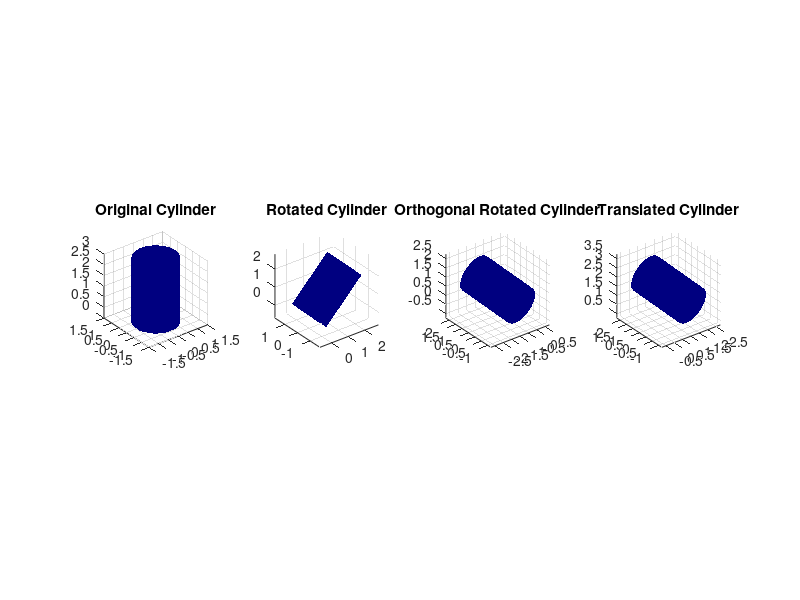

This chart was generated by the following MATLAB code:
% Stationary Cylinder
% Original Cylinder Parameters
radius = 1;
height = 3;
resolution = 20; % Number of points around the circumference

% Create the original cylinder
[x, y, z] = cylinder(radius, resolution);
z = z * height;

% Display the original cylinder
figure;
subplot(1, 4, 1);
surf(x, y, z, 'FaceColor', [0, 0, 0.5], 'EdgeColor', 'none'); % Dark Blue
title('Original Cylinder');
axis equal;

% Rotation Matrix (around the y-axis)
theta = pi/4; % 45 degrees
R = [cos(theta) 0 sin(theta);
     0          1          0;
    -sin(theta) 0 cos(theta)];

% Apply rotation to points
rotated_points = R * [x(:)'; y(:)'; z(:)'];

% Reshape the points back to 3D coordinates
x_rotated = reshape(rotated_points(1, :), size(x));
y_rotated = reshape(rotated_points(2, :), size(y));
z_rotated = reshape(rotated_points(3, :), size(z));

% Display the rotated cylinder
subplot(1, 4, 2);
surf(x_rotated, y_rotated, z_rotated, 'FaceColor', [0, 0, 0.5], 'EdgeColor', 'none'); % Dark Blue
title('Rotated Cylinder');
axis equal;

% Generate a random orthogonal matrix (Q)
[Q, ~] = qr(randn(3)); % QR decomposition ensures orthogonal matrix

% Apply orthogonal rotation to points
orthogonal_rotated_points = Q * [x(:)'; y(:)'; z(:)'];

% Reshape the points back to 3D coordinates
x_orthogonal_rotated = reshape(orthogonal_rotated_points(1, :), size(x));
y_orthogonal_rotated = reshape(orthogonal_rotated_points(2, :), size(y));
z_orthogonal_rotated = reshape(orthogonal_rotated_points(3, :), size(z));

% Display the orthogonally rotated cylinder
subplot(1, 4, 3);
surf(x_orthogonal_rotated, y_orthogonal_rotated, z_orthogonal_rotated, 'FaceColor', [0, 0, 0.5], 'EdgeColor', 'none'); % Dark Blue
title('Orthogonal Rotated Cylinder');
axis equal;

% Translation Vector
translation = [2; 0; 1];

% Apply translation to points
translated_points = orthogonal_rotated_points + translation;

% Reshape the points back to 3D coordinates
x_translated = reshape(translated_points(1, :), size(x));
y_translated = reshape(translated_points(2, :), size(y));
z_translated = reshape(translated_points(3, :), size(z));

% Display the translated cylinder
subplot(1, 4, 4);
surf(x_translated, y_translated, z_translated, 'FaceColor', [0, 0, 0.5], 'EdgeColor', 'none'); % Dark Blue
title('Translated Cylinder');
axis equal;
